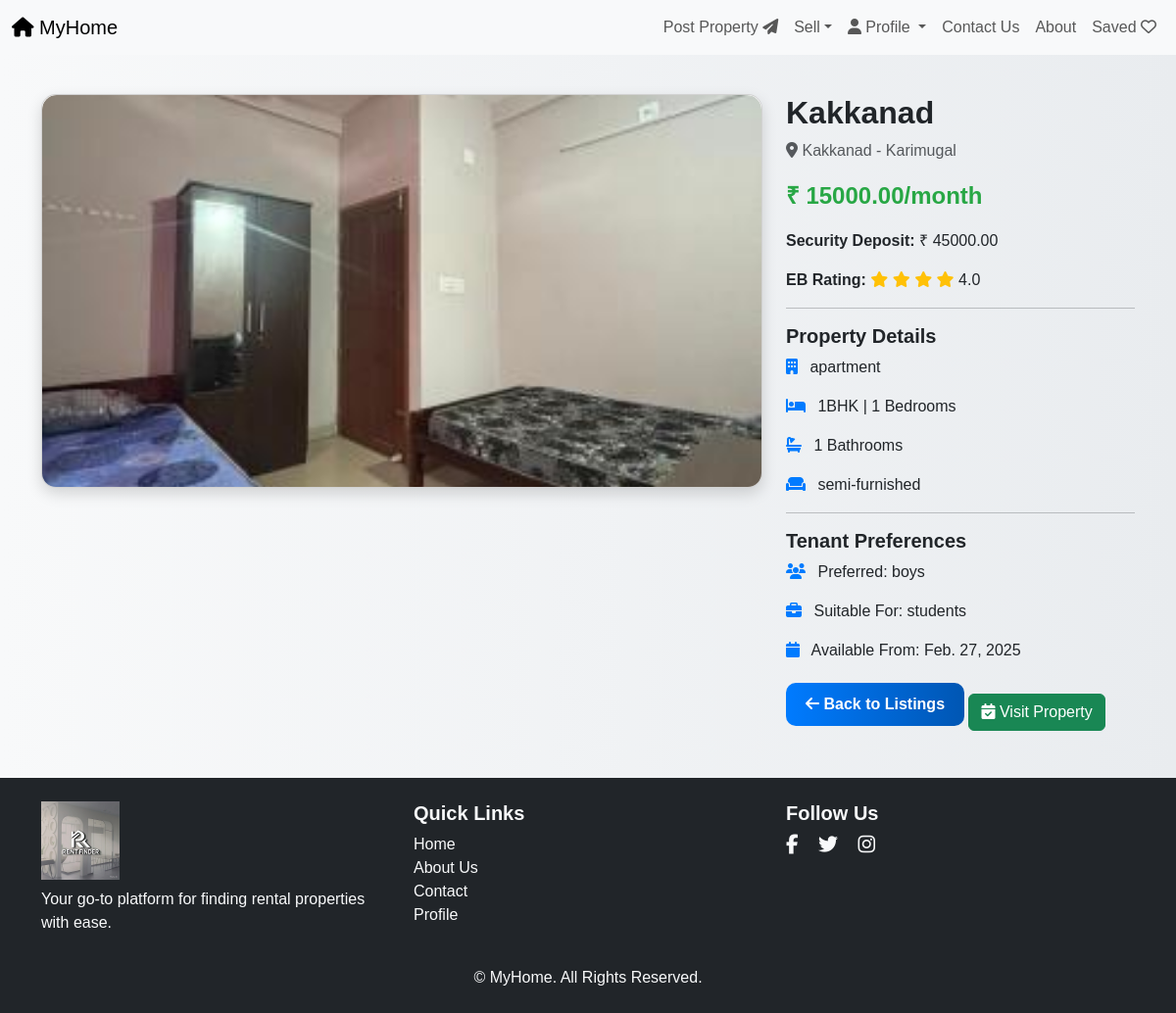
Screenshot of /house_detail/3/ with the database file from the repository.
### app/models.py (models this page shows, shortened)
class House(models.Model):
    PROPERTY_TYPES = [
        ('apartment', 'Apartment'),
        ('flat', 'Flat'),
        ('house', 'House'),
        ('pg', 'PG'),
    ]
    BHK_CHOICES = [
        ('1RK', '1 RK'),
        ('1BHK', '1 BHK'),
        ('2BHK', '2 BHK'),
        ('3BHK', '3 BHK'),
        ('4BHK', '4 BHK'),
    ]
    PREFERRED_TENANTS = [
        ('boys', 'Boys'),
        ('girls', 'Girls'),
        ('couples', 'Couples'),
        ('family', 'Family'),
        ('mixed', 'Mixed'),
        ('unmarried_couples', 'Unmarried Couples'),
    ]
    LOOKING_FOR_CHOICES = [
        ('students', 'Students'),
        ('working_professionals', 'Working Professionals'),
        ('family', 'Family'),
    ]
    title = models.CharField(max_length=200)
    description = models.TextField()
    price = models.DecimalField(max_digits=10, decimal_places=2)
    security_deposit = models.DecimalField(max_digits=10, decimal_places=2, default=0)
    location = models.CharField(max_length=200)
    image = models.ImageField(blank=True, null=True)
    property_type = models.CharField(max_length=20, choices=PROPERTY_TYPES)
    bhk_type = models.CharField(max_length=10, choices=BHK_CHOICES, default='1RK')
    preferred_tenants = models.CharField(max_length=20, choices=PREFERRED_TENANTS)
    looking_for = models.CharField(max_length=30, choices=LOOKING_FOR_CHOICES)
    bedrooms = models.PositiveIntegerField(default=1)
    bathrooms = models.PositiveIntegerField(default=1)
    furnishing = models.CharField(max_length=50, choices=[('semi-furnished', 'Semi-Furnished'), ('fully-furnished', 'Fully-Furnished'), ('unfurnished', 'Unfurnished')])
    rating = models.FloatField(default=0.0)
    available_from = models.DateField()

### app/views.py (the view)
# urls.py: path('house_detail/<id>/', views.house_detail, name='house_detail'),
def house_detail(request,id):
    house = get_object_or_404(House, id=id)
    return render(request, 'user/house_detail.html', {'house': house})

### template/user/house_detail.html (shortened to what this page needs)
<!DOCTYPE html>
<html lang="en">
<head>
    {% load static %}
    <link rel="stylesheet" href="https://cdn.jsdelivr.net/npm/bootstrap@5.3.0/dist/css/bootstrap.min.css">
    <link rel="stylesheet" href="https://cdnjs.cloudflare.com/ajax/libs/font-awesome/6.5.1/css/all.min.css">
</head>
<body>
    <header class="header">
        <nav class="navbar navbar-expand-lg navbar-light bg-light">
           <div class="container-fluid">
                 <a class="navbar-brand" href="../../"><i class="fas fa-house"></i> MyHome</a>
                 <div class="collapse navbar-collapse" id="navbarNav">
                    <ul class="navbar-nav ms-auto">
                       <li class="nav-item"><a class="nav-link" href="#">Post Property <i class="fas fa-paper-plane"></i></a></li>
                       <li class="nav-item dropdown">
                             <a class="nav-link dropdown-toggle" href="#" id="sellDropdown" role="button" data-bs-toggle="dropdown">Sell</a>
                       </li>
                       <li class="nav-item dropdown">
                        <a class="nav-link dropdown-toggle" href="" id="profileDropdown" role="button" data-bs-toggle="dropdown">
                            <i class="fa-solid fa-user"></i> Profile
                        </a>
                        </li>
                       <li class="nav-item"><a class="nav-link" href="#">Contact Us</a></li>
                       <li class="nav-item"><a class="nav-link" href="#">About</i></a></li>
                       <li class="nav-item"><a class="nav-link" href="#">Saved <i class="far fa-heart"></i></a></li>
                    </ul>
                 </div>
           </div>
        </nav>
    </header>
    <div class="container">
        <div class="row">
            <div class="col-md-8">
                <div class="card">
                    {% if house.image %}
                        <img src="{{ house.image.url }}" class="img-fluid" alt="{{ house.title }}">
                    {% else %}
                        <img src="https://via.placeholder.com/800x400" class="img-fluid" alt="Placeholder Image">
                    {% endif %}
                </div>
            </div>
            <div class="col-md-4">
                <h2 class="text-dark fw-bold">{{ house.title }}</h2>
                <p class="text-muted"><i class="fas fa-map-marker-alt"></i> {{ house.location }}</p>
                <p class="price">₹ {{ house.price }}/month</p>
                <p><strong>Security Deposit:</strong> ₹ {{ house.security_deposit }}</p>
                <div class="rating">
                    <strong>EB Rating:</strong>
                    {% for _ in "x"|rjust:house.rating|make_list %}
                        <i class="fas fa-star"></i>
                    {% endfor %}
                    <span class="text-dark">{{ house.rating }}</span>
                </div>
                <hr>
                <h5 class="fw-bold">Property Details</h5>
                <p class="property-info"><i class="fas fa-building"></i> {{ house.property_type }}</p>
                <p class="property-info"><i class="fas fa-bed"></i> {{ house.bhk_type }} | {{ house.bedrooms }} Bedrooms</p>
                <p class="property-info"><i class="fas fa-bath"></i> {{ house.bathrooms }} Bathrooms</p>
                <p class="property-info"><i class="fas fa-couch"></i> {{ house.furnishing }}</p>
                <hr>
                <h5 class="fw-bold">Tenant Preferences</h5>
                <p class="property-info"><i class="fas fa-users"></i> Preferred: {{ house.preferred_tenants }}</p>
                <p class="property-info"><i class="fas fa-briefcase"></i> Suitable For: {{ house.looking_for }}</p>
                <p class="property-info"><i class="fas fa-calendar"></i> Available From: {{ house.available_from }}</p>
                <a href="../../" class="back-btn"><i class="fas fa-arrow-left"></i> Back to Listings</a>
                <a href="../../visit/{{house.id}}" class="btn btn-success mt-3">
                    <i class="fas fa-calendar-check"></i> Visit Property
                </a>
            </div>
        </div>
    </div>
    <footer class="bg-dark text-light mt-5">
        <div class="container py-4">
            <div class="row">
                <div class="col-md-4 text-center text-md-start">
                    <img src="{% static 'img/Logo.jpg' %}" alt="Logo" class="img-fluid mb-2" style="height: 80px; width: 80px; object-fit: cover;">
                    <p>Your go-to platform for finding rental properties with ease.</p>
                </div>
                <div class="col-md-4">
                    <h5 class="fw-bold">Quick Links</h5>
                    <ul class="list-unstyled">
                        <li><a href="#" class="text-light text-decoration-none">Home</a></li>
                        <li><a href="#" class="text-light text-decoration-none">About Us</a></li>
                        <li><a href="#" class="text-light text-decoration-none">Contact</a></li>
                        <li><a href="profile" class="text-light text-decoration-none">Profile</a></li>
                    </ul>
                </div>
                <div class="col-md-4 text-center text-md-start">
                    <h5 class="fw-bold">Follow Us</h5>
                    <a href="#" class="text-light me-3"><i class="fab fa-facebook-f fa-lg"></i></a>
                    <a href="#" class="text-light me-3"><i class="fab fa-twitter fa-lg"></i></a>
                    <a href="#" class="text-light me-3"><i class="fab fa-instagram fa-lg"></i></a>
                </div>
            </div>
            <div class="text-center mt-3">
                <p class="mb-0">&copy;  MyHome. All Rights Reserved.</p>
            </div>
        </div>
    </footer>
</body>
</html>

### template/user/house_detail.html (style rules this page uses)
body { background: linear-gradient(to right, #f8f9fa, #e9ecef); font-family: 'Arial', sans-serif; }
.container { margin-top: 40px; }
.card { border-radius: 15px; overflow: hidden; box-shadow: 0 6px 15px rgba(0, 0, 0, 0.15); background: white; }
.card img { border-top-left-radius: 15px; border-top-right-radius: 15px; max-height: 400px; object-fit: cover; }
.property-info i { color: #007bff; margin-right: 8px; }
.rating i { color: #ffc107; }
.price { font-size: 1.5rem; font-weight: bold; color: #28a745; }
.back-btn { display: inline-block; padding: 10px 20px; background: linear-gradient(to right, #007bff, #0056b3); color: white; text-decoration: none; border-radius: 10px; font-weight: bold; transition: 0.3s; }

### rows the page displays
House: image (picture), title "Kakkanad", location "Kakkanad - Karimugal", price "15000.00", security_deposit "45000.00", rating "4.0", property_type "apartment", bhk_type "1BHK", bedrooms "1", bathrooms "1", furnishing "semi-furnished", preferred_tenants "boys", looking_for "students", available_from "Feb. 27, 2025"
